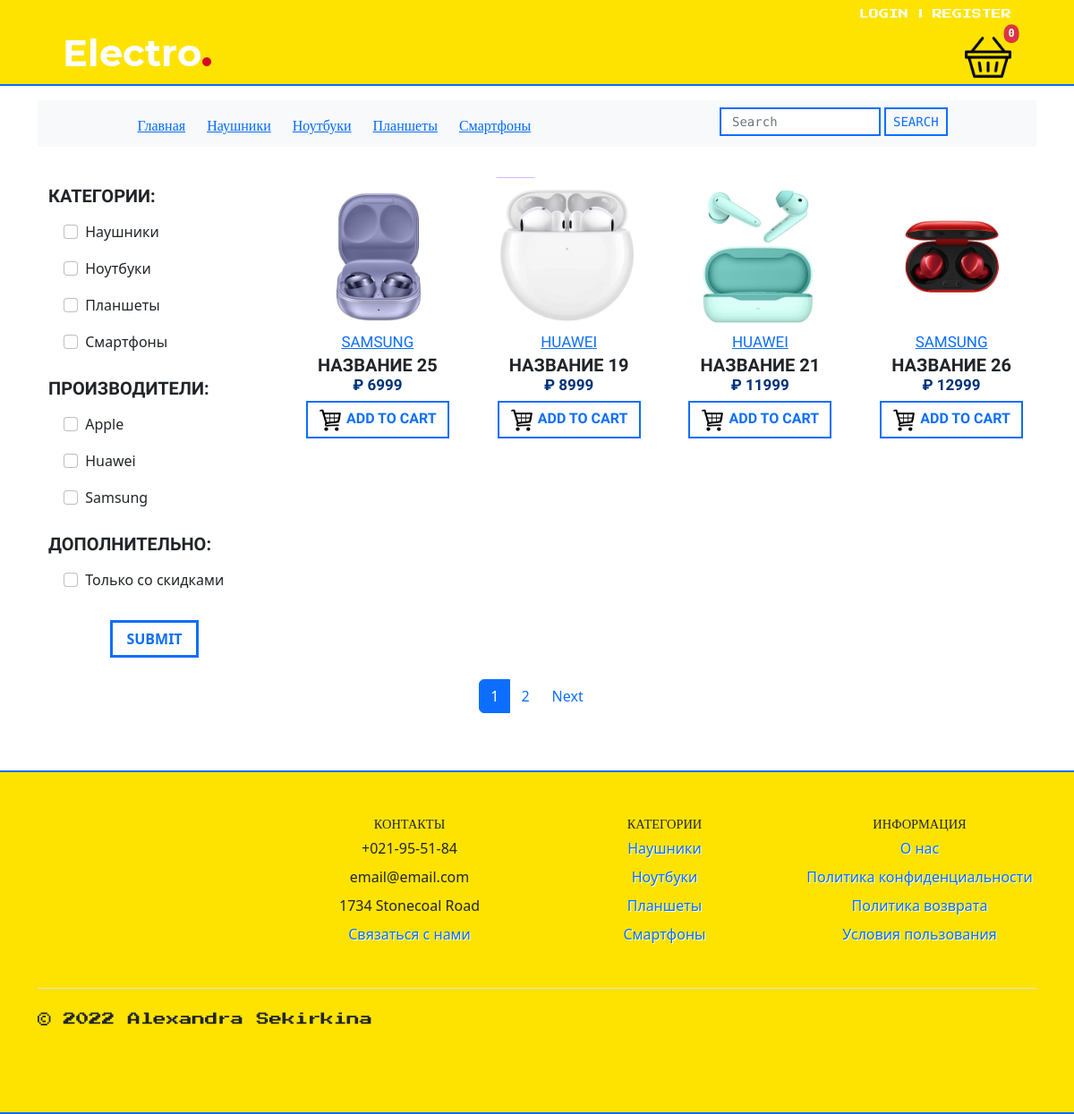
/store/filtered/, run on an earlier commit of the app's database.
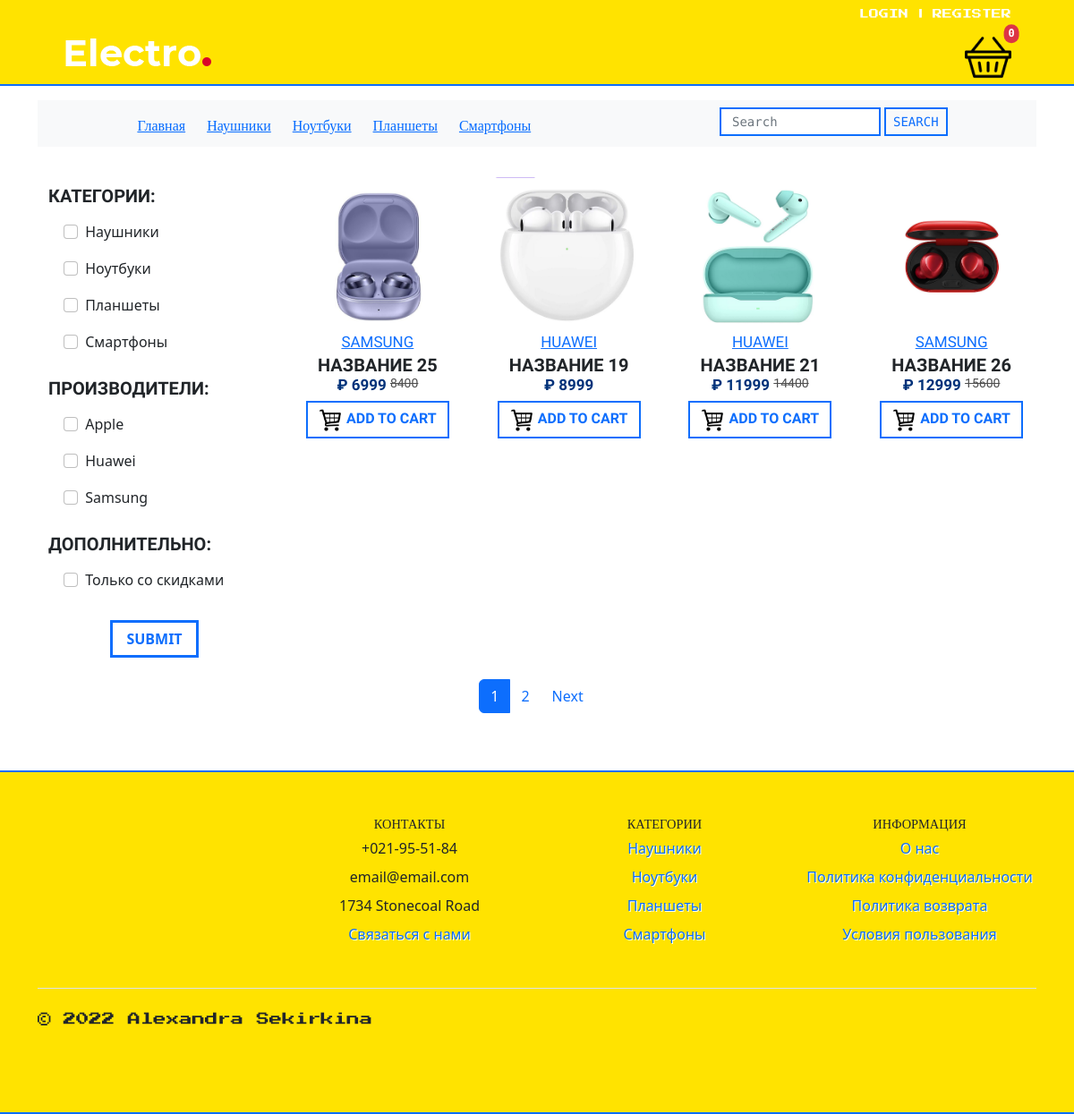
And on a later commit of the database.
### store/models.py (models this page shows, shortened)
class Category(models.Model):
    name = models.CharField(max_length=100, db_index=True, verbose_name='Категория')
    slug = models.SlugField(db_index=True, unique=True)
    objects = models.Manager()
    class Meta:
        verbose_name = 'Категория(ю)'
        verbose_name_plural = 'Категории'
    def get_absolute_url(self):
        return reverse('store:bycategory', kwargs={'slug': self.slug})

class Producer(models.Model):
    name = models.CharField(max_length=100, db_index=True, verbose_name='Производитель')
    logo = models.ImageField(upload_to=get_producer_image_path, blank=True)
    slug = models.SlugField(db_index=True, unique=True)
    objects = models.Manager()
    def __str__(self):
        return self.name
    class Meta:
        verbose_name = 'Производитель(я)'
        verbose_name_plural = 'Производители'
    def get_absolute_url(self):
        return reverse_lazy('store:prdcr', kwargs={'slug': self.slug})

class Product(models.Model):
    name = models.CharField(max_length=150, verbose_name='Название')
    description = models.TextField(max_length=420, blank=True)
    characteristics = models.TextField(max_length=2000, blank=True)
    photo = models.ImageField(upload_to=get_product_image_path, verbose_name='Фото')
    price = models.IntegerField(verbose_name='Цена')
    sale = models.BooleanField(default=False)
    old_price = models.IntegerField(verbose_name='Старая цена')
    is_available = models.BooleanField(default=True, verbose_name='Наличие')
    amount = models.IntegerField(verbose_name='Количество')
    category = models.ForeignKey('Category', on_delete=models.PROTECT, verbose_name='Категория')
    producer = models.ForeignKey('Producer', on_delete=models.PROTECT, verbose_name='Производитель')
    slug = models.SlugField(db_index=True, unique=True)
    users_wishlist = models.ManyToManyField(User, related_name='user_wishlist', blank=True)
    objects = models.Manager()
    products = ProductManager()
    class Meta:
        verbose_name = 'Товар'
        verbose_name_plural = 'Товары'
        default_related_name = 'products'
        ordering = ['price']
    def get_absolute_url(self):
        return reverse('store:prod_view', kwargs={'pk': self.pk})

class StoreInfo(models.Model):
    logo = models.ImageField(max_length=250)
    name = models.CharField(max_length=150)
    address = models.CharField(max_length=150)
    phone = models.CharField(max_length=150)
    short_description = models.CharField(max_length=250)
    email = models.EmailField(max_length=150)
    about_us = models.TextField(max_length=2500)
    privacy_policy = models.TextField(max_length=2500)
    orders_and_returns = models.TextField(max_length=2500)
    terms_and_conditions = models.TextField(max_length=2500)
    class Meta:
        verbose_name = 'Информация о магазине'
        verbose_name_plural = 'Информация о магазине'

### store/views.py (the view)
# urls.py: path('filtered/', FilteredProducts.as_view(), name='fltrd'),
class FilteredProducts(ListView):
    model = Product
    template_name = 'store/products_list.html'
    context_object_name = "products"
    paginate_by = 4
    def get_queryset(self):
        query_to_show = Product.products.all().select_related('category', 'producer')
        req = set(self.request.GET)
        cat_slug = get_set(Category, 'slug')
        lst_cat = list(cat_slug & req)
        if lst_cat:
            query_to_show = query_to_show.filter(category__slug__in=lst_cat)
        prod_name = get_set(Producer, 'name')
        lst_prod = list(prod_name & req)
        if lst_prod:
            query_to_show = query_to_show.filter(producer__name__in=lst_prod)
        if self.request.GET.get('special'):
            query_to_show = query_to_show.filter(sale=True)
        return query_to_show
    def get_context_data(self, *, object_list=None, **kwargs):
        context = super().get_context_data(**kwargs)
        lister = list(self.request.GET)
        string = '=1&'.join(lister)
        string += '=1&'
        context['s'] = string
        context['reqs'] = lister
        if self.request.GET.get('special'):
            context['special'] = 1
        return context

### store/templates/store/products_list.html
{% extends 'base.html' %}
{% load static %}
{% block content %}
<div class="row">
    <div class="col-md-3">
        {% include 'store/inc/_sidebar.html' %}
    </div>
    <div class="col-md-9">
        <div class="row row-cols-1 row-cols-md-4 g-4">
            {% for item in products %}
            <div class="col">
                <div class="card h-100 PRODUCT_CARD">
                    <div>
                        <a href="{{ item.get_absolute_url }}">
                            <img src="{{ item.photo.url }}" class="card-img-top" alt="...">
                        </a>
                    </div>
                    <div class="card-body p-1 PROD_CARD">
                            <span class="card-text">
                                <a href="{{ item.producer.get_absolute_url }}">
                                    {{ item.producer }}</a></span>
                        <br>
                        <h5 class="card-title mb-0 PROD_CARD_TITLE">
                            {{ item.name }}</h5>
                        <div>
                            <h6 class="PROD_CARD_PRICE">
                                &#8381 {{ item.price }}
                                {% if item.sale %}
                                <del class="PROD_CARD_OLD_PRICE">
                                    {{ item.old_price }}
                                </del>
                                {% endif %}
                            </h6>
                        </div>
                        <div class="mb-3">
                            <button class="btn btn-outline-primary CART_BUTTON" id="add_to_cart"
                                    data-index="{{ item.id }}" value="{{ item.id }}">
                                <img src="{% static 'img/cart2.png' %}" class="card-img-top CART_IMAGE" alt="Oops...">
                                Add to cart
                            </button>
                        </div>
                    </div>
                </div>
            </div>
            {% empty %}
            <span> Try something else, please! </span>
            {% endfor %}
        </div>
    </div>
</div>
{% endblock %}

### templates/inc/_navigation.html
{% load store_tags %}
<div class="container my-6 NAV">
    <nav class="navbar navbar-expand-lg navbar-light bg-light py-6">
        <div class="row mx-auto">
            {% url 'home' as Home %}
            <a class="col {% if request.path == Home %} TEXT_YEL
            {% else %} TEXT_BLU {% endif %}" href="{% url 'home' %}">Главная</a>
            {% get_categories as categories %}
            {% for cat in categories %}
                <a class="col {% if request.path == cat.get_absolute_url %} TEXT_YEL
                {% else %} TEXT_BLU {% endif %}" href="{{ cat.get_absolute_url }}">{{ cat.name }}</a>
            {% endfor %}
        </div>
        <form class="d-flex mb-1 mx-auto" action="{% url 'store:search' %}" method="get">
            <input class="form-control me-1 SEARCH" type="text" name="search" placeholder="Search">
            <input class="btn btn-outline-primary py-0 px-2
            SEARCH_BUTTON" type="submit" value="search">
        </form>
    </nav>
</div>
<br>

### store/templates/store/inc/_sidebar.html
{% load store_tags %}
<div class="container">
    <form action="{% url 'store:fltrd' %}">
        <p class="mt-3 mb-1 SIDE_TITLE"> Категории: </p>
        {% get_categories as categories %}
        <ul class="list-group">
            {% for category in categories %}
            <li class="list-group-item SIDE_GROUP">
                <label class="form-check-label">
                    <input class="form-check-input me-1" type="checkbox" {% if category.slug in reqs %} checked {% endif %} value="1" name="{{ category.slug }}">
                    {{ category.name }}
                </label>
            </li>
            {% endfor %}
        </ul>
        <p class="mt-3 mb-1 SIDE_TITLE"> Производители: </p>
        {% get_producers as producers %}
        <ul class="list-group">
            {% for producer in producers %}
            <li class="list-group-item SIDE_GROUP">
                <label class="form-check-label">
                    <input class="form-check-input me-1" type="checkbox" {% if producer.name in reqs %} checked {% endif %} value="1" name="{{ producer.name }}">
                    {{ producer.name }}
                </label>
            </li>
            {% endfor %}
        </ul>
        <p class="mt-3 mb-1 SIDE_TITLE"> Дополнительно: </p>
        <ul class="list-group">
            <li class="list-group-item SIDE_GROUP">
                <label class="form-check-label">
                    <input class="form-check-input me-1" type="checkbox" {% if special %} checked {% endif %}name="special" value="1">
                    Только со скидками
                </label>
            </li>
        </ul>
        <br>
        <div class="d-grid col-5 mx-auto">
            <button type="submit"
                    class="btn btn-outline-primary SIDE_BUTTON">
                submit
            </button>
        </div>
    </form>
</div>

### templates/inc/_footer.html
{% load cache %}
{% cache 30 footer %}
{% load store_tags %}
{% get_store_info as store %}
{% get_categories as categories %}
<br>
<br>
<div class="FOOTER">
    <br>
    <div class="container">
        <footer class="py-4">
            <div class="row">
                <div class="col-6 col-md-3 mb-3">
                </div>
                <div class="col-6 col-md-3 mb-3">
                    <h5 class="FOOTER_TITLE">
                        Контакты </h5>
                    <ul class="nav flex-column text-center">
                        <li class="nav-item mb-2"> {{ store.phone }}</li>
                        <li class="nav-item mb-2"> {{ store.email }}</li>
                        <li class="nav-item mb-2"> {{ store.address }}</li>
                        <li class="nav-item mb-2 mx-auto FOOTER_LINKS">
                            <a href="{% url 'contact_form' %}" class="nav-link p-0">
                                Связаться с нами</a>
                        </li>
                    </ul>
                </div>
                <div class="col-6 col-md-3 mb-3">
                    <h5 class="FOOTER_TITLE">
                        Категории</h5>
                    <ul class="nav flex-column">
                        {% for cat in categories %}
                        <li class="nav-item mb-2 mx-auto FOOTER_LINKS">
                            <a href="{{ cat.get_absolute_url }}" class="nav-link p-0">
                                {{ cat.name }}</a></li>
                        {% endfor %}
                    </ul>
                </div>
                <div class="col-6 col-md-3 mb-3">
                    <h5 class="FOOTER_TITLE">
                        Информация</h5>
                    <ul class="nav flex-column">
                        <li class="nav-item mb-2 mx-auto FOOTER_LINKS">
                            <a href="{% url 'store:about' %}" class="nav-link p-0">
                                О нас</a>
                        </li>
                        <li class="nav-item mb-2 mx-auto FOOTER_LINKS">
                            <a href="{% url 'store:ppol' %}" class="nav-link p-0">
                                Политика конфиденциальности</a></li>
                        <li class="nav-item mb-2 mx-auto FOOTER_LINKS">
                            <a href="{% url 'store:ord_ret' %}" class="nav-link p-0">
                                Политика возврата</a>
                        </li>
                        <li class="nav-item mb-2 mx-auto FOOTER_LINKS">
                            <a href="{% url 'store:terms' %}" class="nav-link p-0">
                                Условия пользования</a>
                        </li>
                    </ul>
                </div>
            </div>
            <div class="d-flex flex-column flex-sm-row justify-content-between py-4 my-4 border-top">
                <p class="SIGNATURE">&copy; 2022 Alexandra Sekirkina</p>
                <ul class="list-unstyled d-flex">
                    <li class="ms-3"><a class="link-dark" href="#">
                        <svg class="bi" width="24" height="24">
                            <use xlink:href="#twitter"/>
                        </svg>
                    </a></li>
                    <li class="ms-3"><a class="link-dark" href="#">
                        <svg class="bi" width="24" height="24">
                            <use xlink:href="#instagram"/>
                        </svg>
                    </a></li>
                    <li class="ms-3"><a class="link-dark" href="#">
                        <svg class="bi" width="24" height="24">
                            <use xlink:href="#facebook"/>
                        </svg>
                    </a></li>
                </ul>
            </div>
        </footer>
    </div>
</div>
{% endcache %}

What changed in the data, as far as the page shows it:
changed Product "НАЗВАНИЕ 25": sale False → True (drawn); old_price (not shown) → "8400"
changed Product "НАЗВАНИЕ 21": sale False → True (drawn); old_price (not shown) → "14400"
changed Product "НАЗВАНИЕ 26": sale False → True (drawn); old_price (not shown) → "15600"
